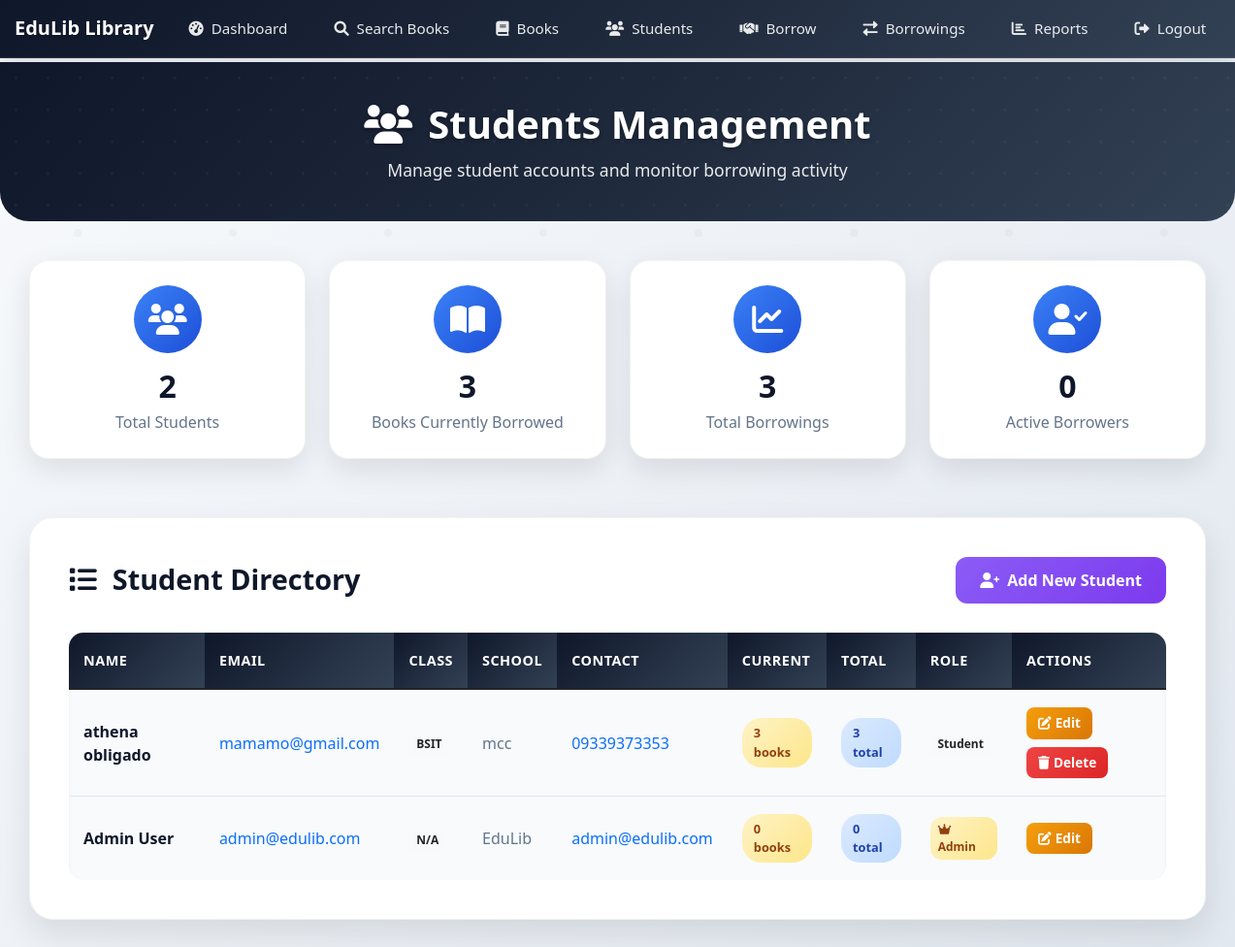
The app's page /students (signed in) with its own data.
### app/models.py (models this page shows, shortened)
class Student(UserMixin, db.Model):
    id = db.Column(db.Integer, primary_key=True)
    email = db.Column(db.String(120), unique=True, nullable=False)
    password_hash = db.Column(db.String(128))
    full_name = db.Column(db.String(100), nullable=False)
    class_name = db.Column(db.String(50), nullable=False)
    school = db.Column(db.String(100), nullable=False)
    contact = db.Column(db.String(100))
    is_admin = db.Column(db.Boolean, default=False)
    borrowings = db.relationship('Borrowing', backref='student', lazy=True)

### app/routes.py (the view)
@bp.route('/students')
@admin_required
def students():
    students = Student.query.all()
    total_current = 0
    total_all = 0
    for student in students:
        student.current_borrowed = len([b for b in student.borrowings if b.status == 'borrowed'])
        student.total_borrowed = len(student.borrowings)
        total_current += student.current_borrowed
        total_all += student.total_borrowed
    return render_template('students.html', students=students, total_current=total_current, total_all=total_all)

### app/__init__.py (called while the page is built)
@login_manager.user_loader
def load_user(user_id):
    from .models import Student
    return Student.query.get(int(user_id))

### app/routes.py (called while the page is built)
def admin_required(f):
    @wraps(f)
    def decorated_function(*args, **kwargs):
        if not current_user.is_authenticated or not current_user.is_admin:
            flash('Access denied. This is for administrators only.')
            return redirect(url_for('main.dashboard'))
        return f(*args, **kwargs)
    return decorated_function

### app/templates/students.html (shortened to what this page needs)
{% extends "base.html" %}
{% block content %}
<div class="page-header">
    <div class="container">
        <div class="row">
            <div class="col-12 text-center">
                <h1><i class="fas fa-users me-3"></i>Students Management</h1>
                <p>Manage student accounts and monitor borrowing activity</p>
            </div>
        </div>
    </div>
</div>
<div class="container">
    <div class="stats-section">
        <div class="row">
            <div class="col-lg-3 col-md-6">
                <div class="stats-card">
                    <div class="icon-wrapper">
                        <i class="fas fa-users"></i>
                    </div>
                    <h3>{{ students|length }}</h3>
                    <p>Total Students</p>
                </div>
            </div>
            <div class="col-lg-3 col-md-6">
                <div class="stats-card">
                    <div class="icon-wrapper">
                        <i class="fas fa-book-open"></i>
                    </div>
                    <h3>{{ total_current }}</h3>
                    <p>Books Currently Borrowed</p>
                </div>
            </div>
            <div class="col-lg-3 col-md-6">
                <div class="stats-card">
                    <div class="icon-wrapper">
                        <i class="fas fa-chart-line"></i>
                    </div>
                    <h3>{{ total_all }}</h3>
                    <p>Total Borrowings</p>
                </div>
            </div>
            <div class="col-lg-3 col-md-6">
                <div class="stats-card">
                    <div class="icon-wrapper">
                        <i class="fas fa-user-check"></i>
                    </div>
                    <h3>
                        {% set active_students = 0 %}
                        {% for student in students %}
                            {% if student.total_borrowed > 0 %}
                                {% set active_students = active_students + 1 %}
                            {% endif %}
                        {% endfor %}
                        {{ active_students }}
                    </h3>
                    <p>Active Borrowers</p>
                </div>
            </div>
        </div>
    </div>
    <div class="content-section">
        <div class="section-header">
            <h3><i class="fas fa-list me-3"></i>Student Directory</h3>
            <a href="{{ url_for('main.add_student') }}" class="btn-add-student">
                <i class="fas fa-user-plus"></i>
                Add New Student
            </a>
        </div>
        {% if students %}
        <div class="students-table-container">
            <div class="table-responsive">
                <table class="table students-table">
                    <thead>
                        <tr>
                            <th>Name</th>
                            <th>Email</th>
                            <th>Class</th>
                            <th>School</th>
                            <th>Contact</th>
                            <th>Current</th>
                            <th>Total</th>
                            <th>Role</th>
                            <th>Actions</th>
                        </tr>
                    </thead>
                    <tbody>
                        {% for student in students %}
                        <tr>
                            <td>
                                <div class="student-name-cell">{{ student.full_name }}</div>
                            </td>
                            <td>
                                <a href="mailto:{{ student.email }}" class="text-decoration-none">
                                    {{ student.email }}
                                </a>
                            </td>
                            <td>
                                <span class="badge bg-light text-dark">{{ student.class_name }}</span>
                            </td>
                            <td>{{ student.school }}</td>
                            <td>
                                {% if student.contact %}
                                    <a href="tel:{{ student.contact }}" class="text-decoration-none">
                                        {{ student.contact }}
                                    </a>
                                {% else %}
                                    <span class="text-muted">-</span>
                                {% endif %}
                            </td>
                            <td>
                                <span class="borrowing-badge borrowing-current">
                                    {{ student.current_borrowed }} books
                                </span>
                            </td>
                            <td>
                                <span class="borrowing-badge borrowing-total">
                                    {{ student.total_borrowed }} total
                                </span>
                            </td>
                            <td>
                                {% if student.is_admin %}
                                    <span class="admin-badge">
                                        <i class="fas fa-crown me-1"></i>Admin
                                    </span>
                                {% else %}
                                    <span class="badge bg-light text-dark">Student</span>
                                {% endif %}
                            </td>
                            <td>
                                <div class="action-buttons">
                                    <a href="{{ url_for('main.edit_student', id=student.id) }}" class="btn-edit">
                                        <i class="fas fa-edit me-1"></i>Edit
                                    </a>
                                    {% if not student.is_admin %}
                                    <a href="{{ url_for('main.delete_student', id=student.id) }}" class="btn-delete"
                                       onclick="return confirm('Are you sure you want to delete this student? This action cannot be undone.')">
                                        <i class="fas fa-trash me-1"></i>Delete
                                    </a>
                                    {% endif %}
                                </div>
                            </td>
                        </tr>
                        {% endfor %}
                    </tbody>
                </table>
            </div>
        </div>
        {% endif %}
    </div>
</div>
{% endblock %}

### app/templates/base.html (style rules this page uses)
body { font-family: 'Segoe UI', Tahoma, Geneva, Verdana, sans-serif; background: linear-gradient(135deg, #f8fafc 0%, #e2e8f0 100%); min-height: 100vh; position: relative; }
body::before { content: ''; position: fixed; top: 0; left: 0; width: 100%; height: 100%; pointer-events: none; z-index: -1; }
.container { max-width: 100%; padding-left: 15px; padding-right: 15px; }

### app/templates/students.html (style rules this page uses)
.page-header { background: linear-gradient(135deg, #0f172a 0%, #1e293b 50%, #334155 100%); color: white; padding: 40px 0; margin: -20px -15px 40px -15px; border-radius: 0 0 30px 30px; position: relative; overflow: hidden; }
.page-header::before { content: ''; position: absolute; top: 0; left: 0; right: 0; bottom: 0; pointer-events: none; }
.page-header h1 { font-size: 2.5rem; font-weight: 700; margin-bottom: 10px; text-shadow: 0 2px 4px rgba(0,0,0,0.3); }
.page-header p { font-size: 1.1rem; opacity: 0.9; margin-bottom: 0; }
.stats-section { margin-bottom: 40px; }
.stats-card { background: white; border-radius: 20px; padding: 25px; text-align: center; box-shadow: 0 10px 30px rgba(0,0,0,0.1); border: 1px solid rgba(0,0,0,0.05); transition: all 0.3s ease; margin-bottom: 20px; }
.stats-card .icon-wrapper { width: 70px; height: 70px; border-radius: 50%; display: flex; align-items: center; justify-content: center; margin: 0 auto 15px; font-size: 2rem; }
.stats-card:nth-child(1) .icon-wrapper { background: linear-gradient(135deg, #3b82f6, #1d4ed8); color: white; }
.stats-card h3 { font-size: 2rem; font-weight: 700; color: #0f172a; margin-bottom: 5px; }
.stats-card p { color: #64748b; font-weight: 500; margin-bottom: 0; }
.content-section { background: white; border-radius: 25px; padding: 40px; box-shadow: 0 15px 35px rgba(0,0,0,0.1); border: 1px solid rgba(0,0,0,0.05); margin-bottom: 40px; }
.section-header { display: flex; justify-content: space-between; align-items: center; margin-bottom: 30px; flex-wrap: wrap; gap: 20px; }
.section-header h3 { color: #0f172a; font-weight: 700; font-size: 1.8rem; margin-bottom: 0; }
.btn-add-student { background: linear-gradient(135deg, #8b5cf6, #7c3aed); border: none; color: white; padding: 12px 25px; border-radius: 12px; font-weight: 600; text-decoration: none; transition: all 0.3s ease; display: inline-flex; align-items: center; gap: 8px; }
.students-table-container { background: #f8fafc; border-radius: 15px; overflow: hidden; box-shadow: inset 0 2px 4px rgba(0,0,0,0.05); }
.students-table { margin-bottom: 0; background: transparent; }
.students-table thead th { background: linear-gradient(135deg, #0f172a, #334155); color: white; border: none; padding: 18px 15px; font-weight: 600; font-size: 0.9rem; text-transform: uppercase; letter-spacing: 0.5px; }
.students-table tbody td { padding: 18px 15px; border-bottom: 1px solid #e2e8f0; color: #64748b; font-weight: 500; vertical-align: middle; }
.students-table tbody tr:last-child td { border-bottom: none; }
.student-name-cell { color: #0f172a; font-weight: 600; max-width: 200px; }
.admin-badge { background: linear-gradient(135deg, #fef3c7, #fde68a); color: #92400e; padding: 4px 8px; border-radius: 12px; font-size: 0.75rem; font-weight: 600; display: inline-block; }
.borrowing-badge { padding: 6px 12px; border-radius: 20px; font-size: 0.8rem; font-weight: 600; display: inline-block; }
.borrowing-current { background: linear-gradient(135deg, #fef3c7, #fde68a); color: #92400e; }
.borrowing-total { background: linear-gradient(135deg, #dbeafe, #bfdbfe); color: #1e40af; }
.action-buttons { display: flex; gap: 8px; flex-wrap: wrap; }
.btn-edit { background: linear-gradient(135deg, #f59e0b, #d97706); border: none; color: white; padding: 6px 12px; border-radius: 8px; font-size: 0.85rem; font-weight: 600; text-decoration: none; transition: all 0.3s ease; }
.btn-delete { background: linear-gradient(135deg, #ef4444, #dc2626); border: none; color: white; padding: 6px 12px; border-radius: 8px; font-size: 0.85rem; font-weight: 600; text-decoration: none; transition: all 0.3s ease; }

### records on screen
Student: full_name "athena obligado", email "mamamo@gmail.com", class_name "BSIT", school "mcc", contact "09339373353", current_borrowed "3", total_borrowed "3", is_admin "Student"
Student: full_name "Admin User", email "admin@edulib.com", class_name "N/A", school "EduLib", contact "admin@edulib.com", current_borrowed "0", total_borrowed "0", is_admin True (drawn)

### other values on screen
{{ students|length }} "2"
{{ total_current }} "3"
{{ total_all }} "3"
{{ active_students }} "0"
